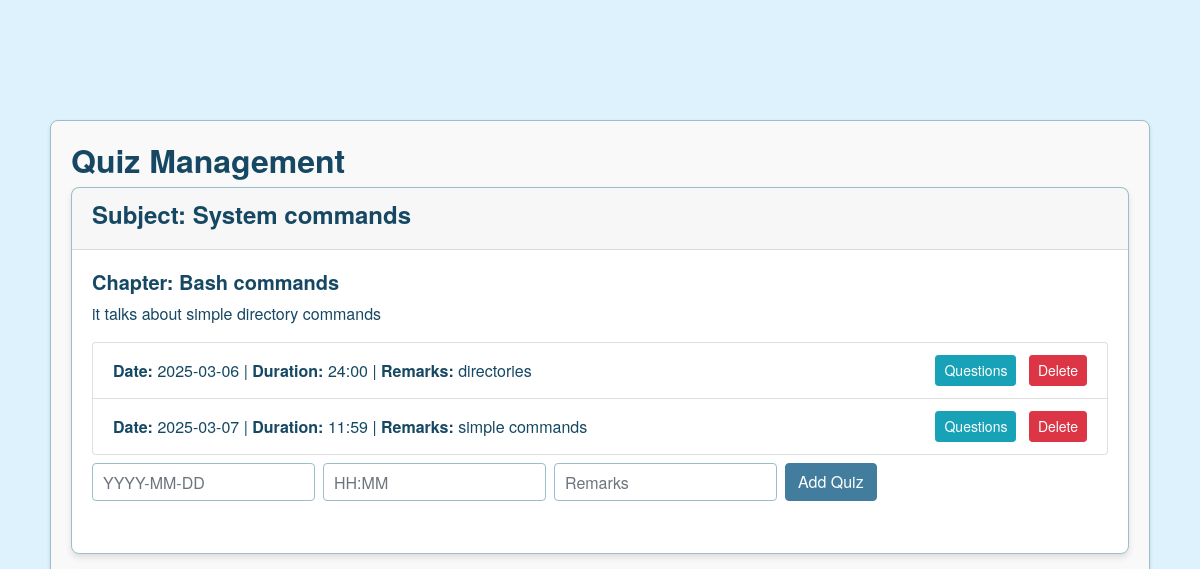
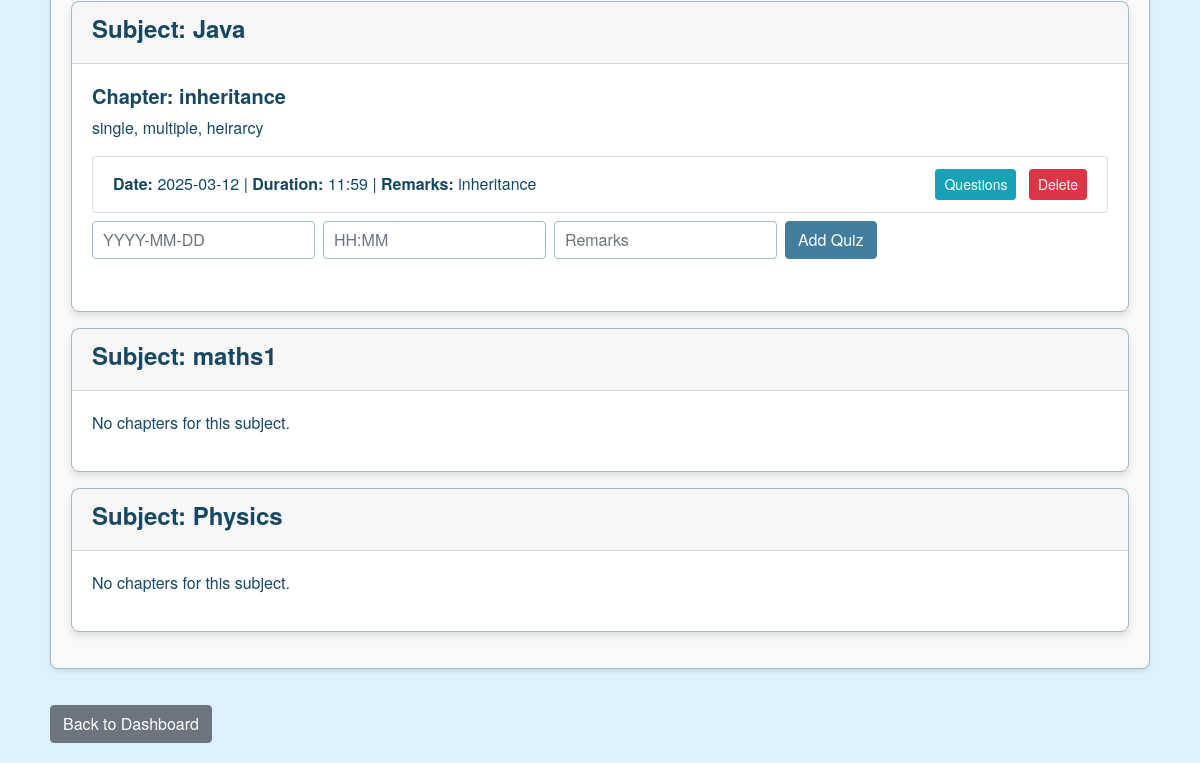
The page /admin/quiz_overview (signed in) on the database as committed earlier (2 pictures, top to bottom).
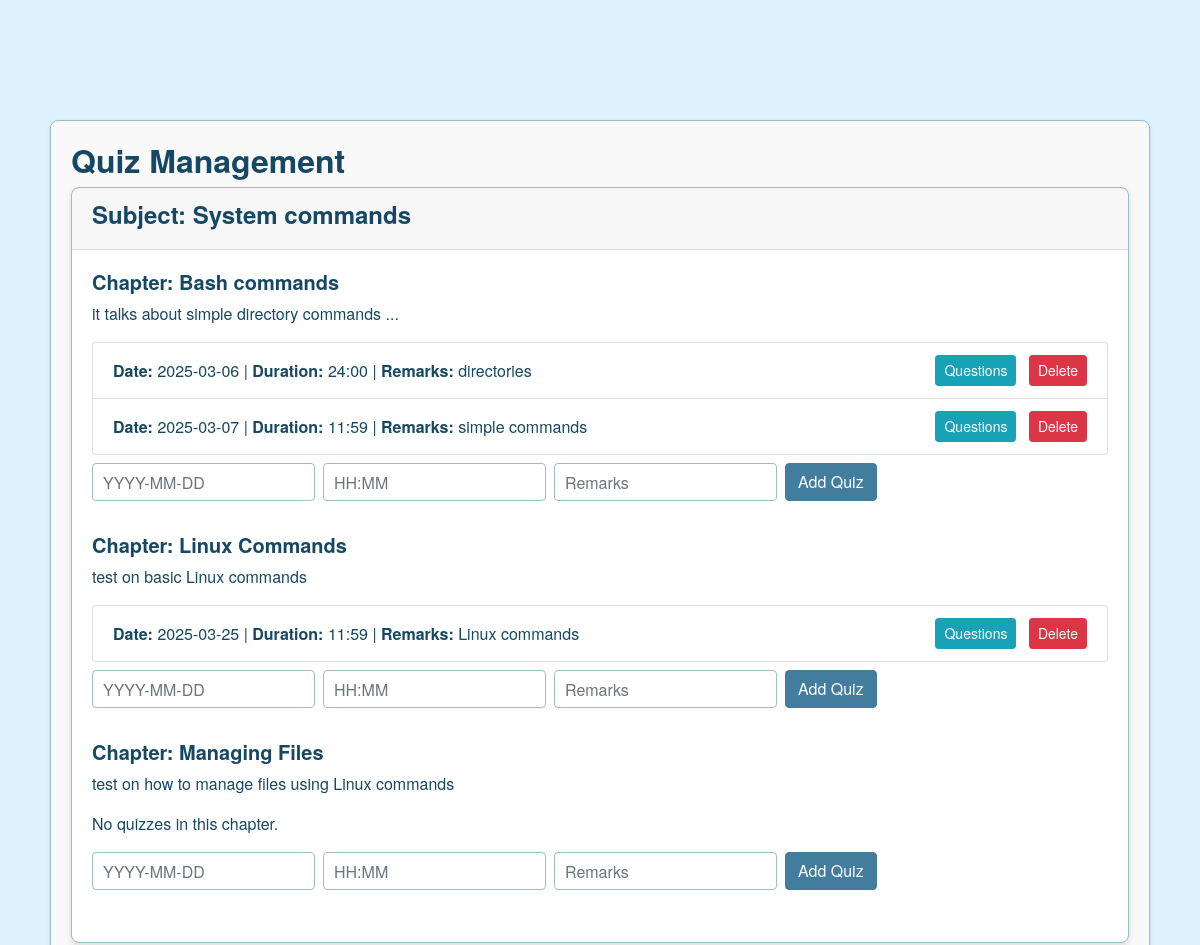
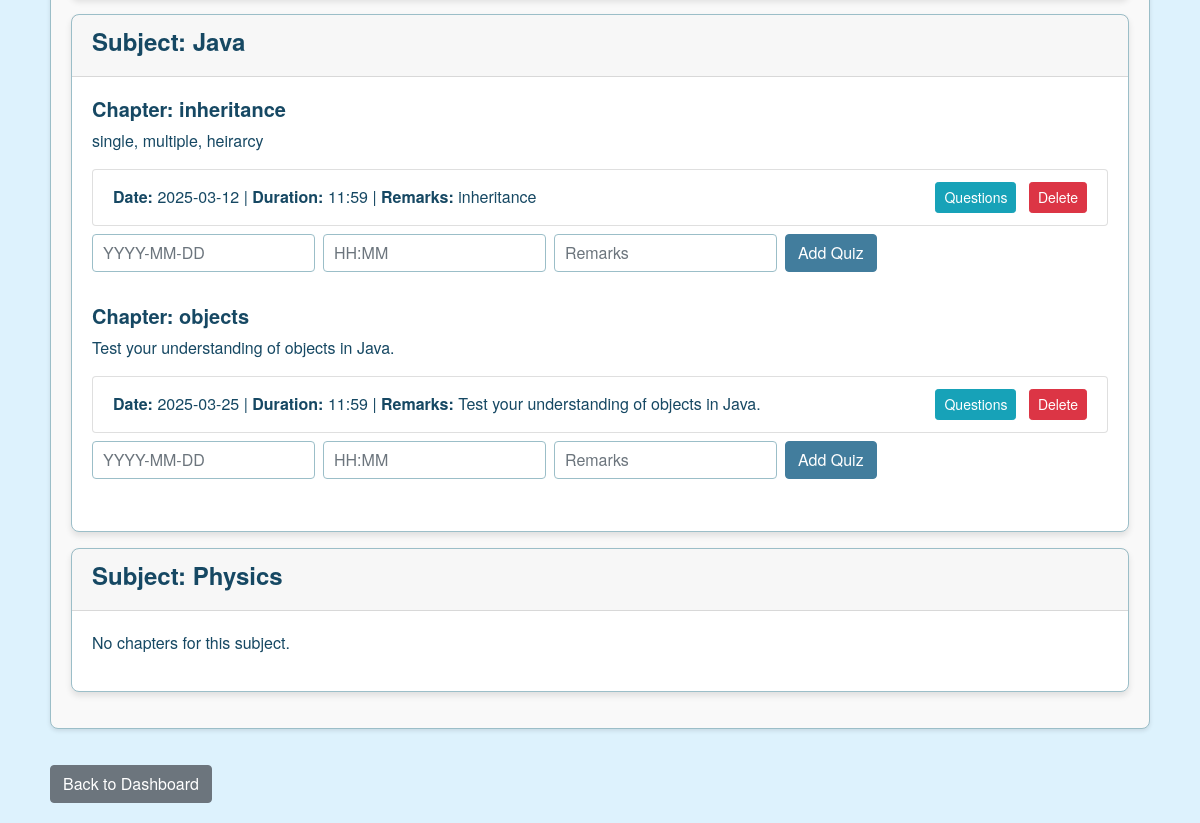
The same page on the database as committed later (2 pictures, top to bottom).
### controllers/models.py (models this page shows, shortened)
class Subject(db.Model):
    __tablename__ = 'subjects'
    id = db.Column(db.Integer, primary_key=True)
    name = db.Column(db.String(100), unique=True, nullable=False)
    description = db.Column(db.Text)
    chapters = db.relationship('Chapter', backref='subject', lazy=True)#related data is loaded when accessed by chapter

class Chapter(db.Model):
    __tablename__ = 'chapters'
    id = db.Column(db.Integer, primary_key=True)
    name = db.Column(db.String(100), nullable=False)
    description = db.Column(db.Text)
    subject_id = db.Column(db.Integer, db.ForeignKey('subjects.id', ondelete="CASCADE"), nullable=False)
    quizzes = db.relationship('Quiz', backref='chapter', lazy=True)

class Quiz(db.Model):
    __tablename__ = 'quizzes'
    id = db.Column(db.Integer, primary_key=True)
    chapter_id = db.Column(db.Integer, db.ForeignKey('chapters.id'), nullable=False)
    date_of_quiz = db.Column(db.DateTime, nullable=False)
    time_duration = db.Column(db.String(50), nullable=False)  # Format: "HH:MM"
    remarks = db.Column(db.Text)
    questions = db.relationship('Question', backref='quiz',lazy=True)
    scores = db.relationship('Score', backref='quiz', lazy=True)

### controllers/admin_routes.py (the view)
    @app.route('/admin/quiz_overview')
    def admin_quiz_overview():
        if 'user_id' not in session or session.get('role') != 'Admin':
            flash("Access denied.", "danger")
            return redirect(url_for('login'))
        subjects = Subject.query.all()
        return render_template('admin_quiz_overview.html', subjects=subjects)

### templates/admin_quiz_overview.html (shortened to what this page needs)
{% extends 'base.html' %}
{% block content %}
<div class="container mt-4">
  <div class="quiz-overview">
  <h2>Quiz Management</h2>
  {% for subject in subjects %}
    <div class="card mb-3">
      <div class="card-header">
        <h4>Subject: {{ subject.name }}</h4>
      </div>
      <div class="card-body">
        {% if subject.chapters %}
          {% for chapter in subject.chapters %}
            <div class="mb-4">
              <h5>Chapter: {{ chapter.name }}</h5>
              <p>{{ chapter.description or '' }}</p>
              {% if chapter.quizzes %}
                <ul class="list-group mb-2">
                  {% for quiz in chapter.quizzes %}
                    <li class="list-group-item d-flex justify-content-between align-items-center">
                      <div>
                        <strong>Date:</strong>
                        {% if quiz.date_of_quiz %}
                          {{ quiz.date_of_quiz.strftime('%Y-%m-%d') }}
                        {% endif %}
                        | <strong>Duration:</strong> {{ quiz.time_duration }}
                        | <strong>Remarks:</strong> {{ quiz.remarks }}
                      </div>
                      <div>
                        <a href="{{ url_for('admin_questions', quiz_id=quiz.id) }}"
                           class="btn btn-sm btn-info mr-2">Questions</a>
                        <form method="POST" action="{{ url_for('delete_quiz', quiz_id=quiz.id) }}"
                              style="display:inline;">
                          <button type="submit" class="btn btn-sm btn-danger">Delete</button>
                        </form>
                      </div>
                    </li>
                  {% endfor %}
                </ul>
              {% else %}
                <p>No quizzes in this chapter.</p>
              {% endif %}
              <form method="POST" action="{{ url_for('add_quiz', chapter_id=chapter.id) }}" class="form-inline">
                <input type="text" name="date_of_quiz" class="form-control mb-2 mr-sm-2"
                       placeholder="YYYY-MM-DD" required>
                <input type="text" name="time_duration" class="form-control mb-2 mr-sm-2"
                       placeholder="HH:MM" required>
                <input type="text" name="remarks" class="form-control mb-2 mr-sm-2"
                       placeholder="Remarks">
                <button type="submit" class="btn btn-success mb-2">Add Quiz</button>
              </form>
            </div>
          {% endfor %}
        {% else %}
          <p>No chapters for this subject.</p>
        {% endif %}
      </div>
    </div>
  {% endfor %}
</div>
<a href="{{ url_for('admin_dashboard') }}" class="btn btn-secondary mt-3">Back to Dashboard</a>
</div>
{% endblock %}

### templates/base.html (shortened to what this page needs)
<!DOCTYPE html>
<html lang="en">
<head>
    {% block bootstrap_css %}
    <link rel="stylesheet" href="https://cdn.jsdelivr.net/npm/bootstrap@4.1.3/dist/css/bootstrap.min.css">
    <link rel="stylesheet" href="{{ url_for('static', filename='styles.css') }}">
    {% endblock %}
</head>
<body>
    <div class="container mt-3">
      </div>
    {% block content %}
    {% endblock %}
</body>
</html>

### static/styles.css (style rules this page uses)
body { background-color: #DDF2FD; font-family: 'Helvetica Neue', Helvetica, Arial, sans-serif; color: #164863; margin: 0; padding: 0; }
.container { padding: 20px; margin-top: 20px; }
.card { background-color: #FFFFFF; border: 1px solid #9BBEC8; border-radius: 8px; box-shadow: 0 4px 6px rgba(0,0,0,0.1); margin-bottom: 20px; }
h1, h2, h3, h4, h5, h6 { color: #164863; font-weight: bold; }
.form-control { border: 1px solid #9BBEC8; border-radius: 4px; padding: 10px; box-shadow: none; }
.btn-success { background-color: #427D9D; border-color: #427D9D; color: #FFFFFF; }
.quiz-overview { background-color: #f9f9f9; border: 1px solid #9BBEC8; border-radius: 8px; box-shadow: 0 2px 4px rgba(0,0,0,0.1); padding: 20px; margin: 20px 0; }

Rows that differ between the two databases and show on the page:
removed Subject: name "maths1", shows "No chapters for this subject."
changed Chapter "Bash commands": description "it talks about simple directory commands" → "it talks about simple directory commands ..."
added Chapter: name "Linux Commands", description "test on basic Linux commands", shown under Subject "System commands"
added Quiz: date_of_quiz "2025-03-25", time_duration "11:59", remarks "Linux commands", shown under "Linux Commands"
added Chapter: name "Managing Files", description "test on how to manage files using Linux commands", shows "No quizzes in this chapter.", shown under Subject "System commands"
added Chapter: name "objects", description "Test your understanding of objects in Java.", shown under Subject "Java"
added Quiz: date_of_quiz "2025-03-25", time_duration "11:59", remarks "Test your understanding of objects in Java.", shown under "objects"
